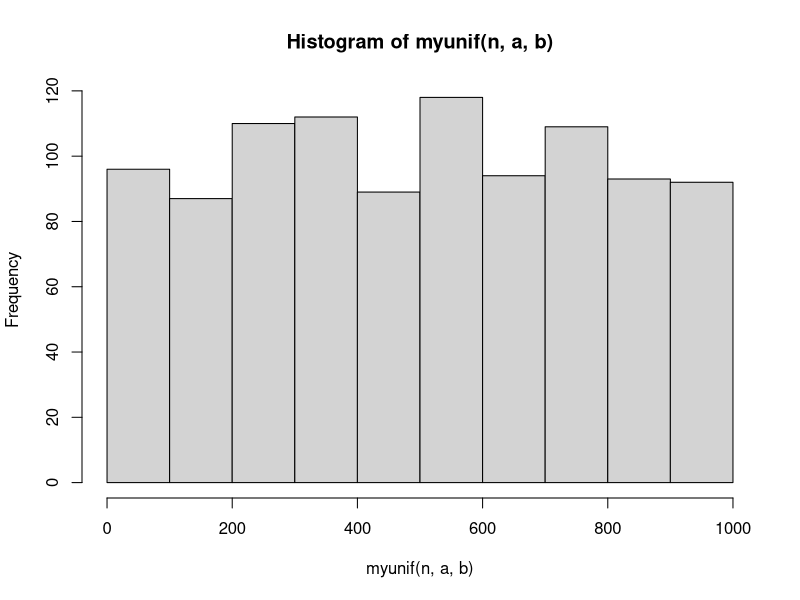
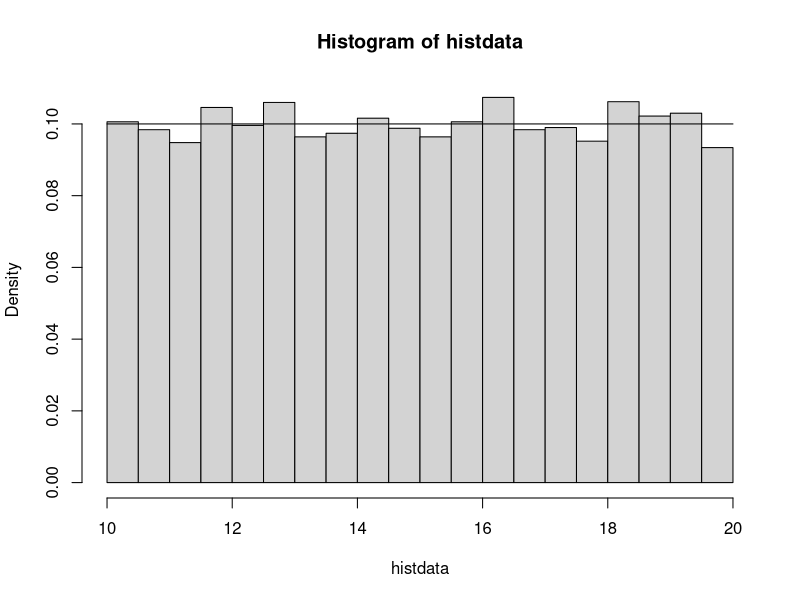
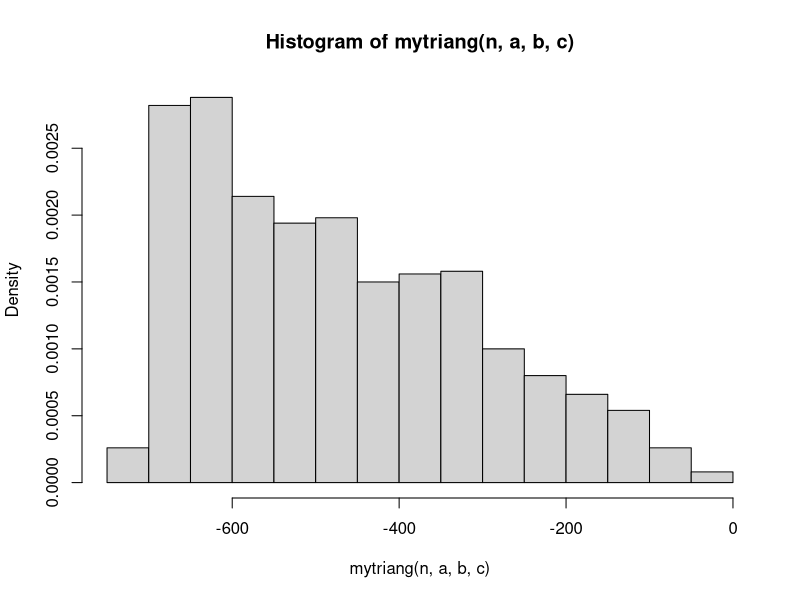
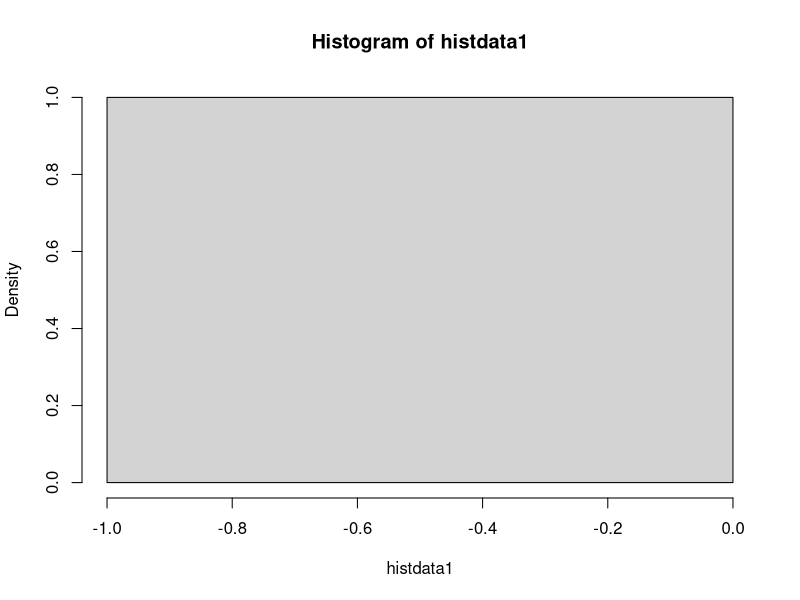

Write the R code that produced these figures, in order.
## ---- chunk 1
knitr::opts_chunk$set(warning = FALSE, message = FALSE)
## ---- chunk 2

myunif <- function(n, a, b){
  values = rep(0,n)
  for(i in 0:n){
    values[i] = a + ((b-a)*(runif(1)))
  }
  return(values)
}

a = 0
b = 1000
n = 1000

hist(myunif(n, a, b))
## ---- chunk 3

histdata = myunif(10000, 10, 20)
x <- seq(10,20, by = 0.01)
hist(histdata, freq = FALSE)
curve(dunif(x, 10, 20), add = TRUE)

## ---- chunk 4
tmean = (a + b)/2 #theoretical mean
tsd = (b - a) / sqrt(12) #theoretical sd

mean(histdata) == tmean
sd(histdata) == tsd

## ---- chunk 5

mytriang <- function(n, a, b, c){
  values = rep(0,n)
  if(a < runif(1) & runif(1) < c) {
    for(i in 0:n){
      d = (b - a)*(c - a)
      values[i] = a - (sqrt(d * runif(1)))
    }
    
  if(c < runif(1) & runif(1) < b) {
    for (i in 0:n) {
      values[i] = b - ((b-a)*runif(1))
      }
  }
  }
  return(values)
}

a = 0
b = 1000
c = 500
n = 1000

hist(mytriang(n, a, b, c), freq = FALSE) #is the histogram supposed to look like a triangle? and why are thex limits from -500 to 0?
## ---- chunk 6

histdata1 = mytriang(10000, 10, 25, 15)

x <- seq(10,20, by = 0.01)
hist(histdata1, freq = FALSE) #looks like a uniform distribution from -1 to 0
# segements() #???
# curve(dunif(x, 10, 20), add = TRUE) #theoretical distribution for the triangular distribution?

## ---- chunk 7
# ttriangmean = (a + b + c)/3 #theoretical triangular mean
# ttriangsd = sqrt((1/18) * ((a^2) + (b^2) + (c^2) - (a*b) - (a*c) - (b*c))) #theoretical triangular sd
# 
# mean(histdata1) == ttriangmean
# 
# sd(histdata1) == ttriangsd
# 
